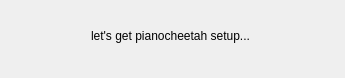
<?xml version="1.0" encoding="UTF-8"?>
<ui version="4.0">
 <class>InitMe</class>
 <widget class="QMainWindow" name="InitMe">
  <property name="geometry">
   <rect>
    <x>0</x>
    <y>0</y>
    <width>345</width>
    <height>78</height>
   </rect>
  </property>
  <property name="windowTitle">
   <string>InitMe</string>
  </property>
  <widget class="QWidget" name="cw">
   <widget class="QLabel" name="label">
    <property name="geometry">
     <rect>
      <x>20</x>
      <y>10</y>
      <width>301</width>
      <height>51</height>
     </rect>
    </property>
    <property name="text">
     <string>let's get pianocheetah setup...</string>
    </property>
    <property name="alignment">
     <set>Qt::AlignCenter</set>
    </property>
   </widget>
  </widget>
 </widget>
 <resources/>
 <connections/>
</ui>
